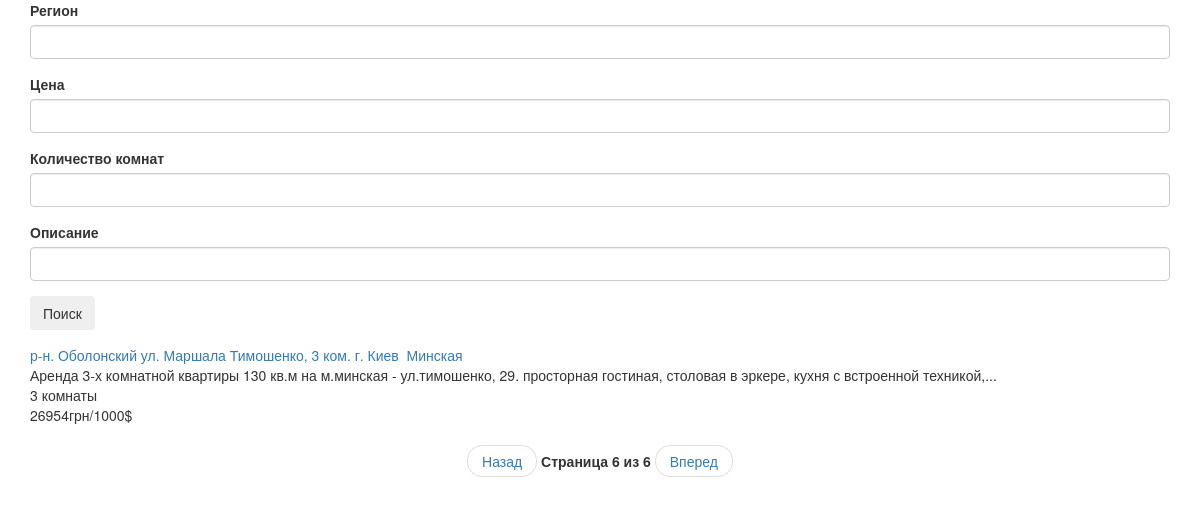
/?page=6, run on an earlier commit of the app's database.
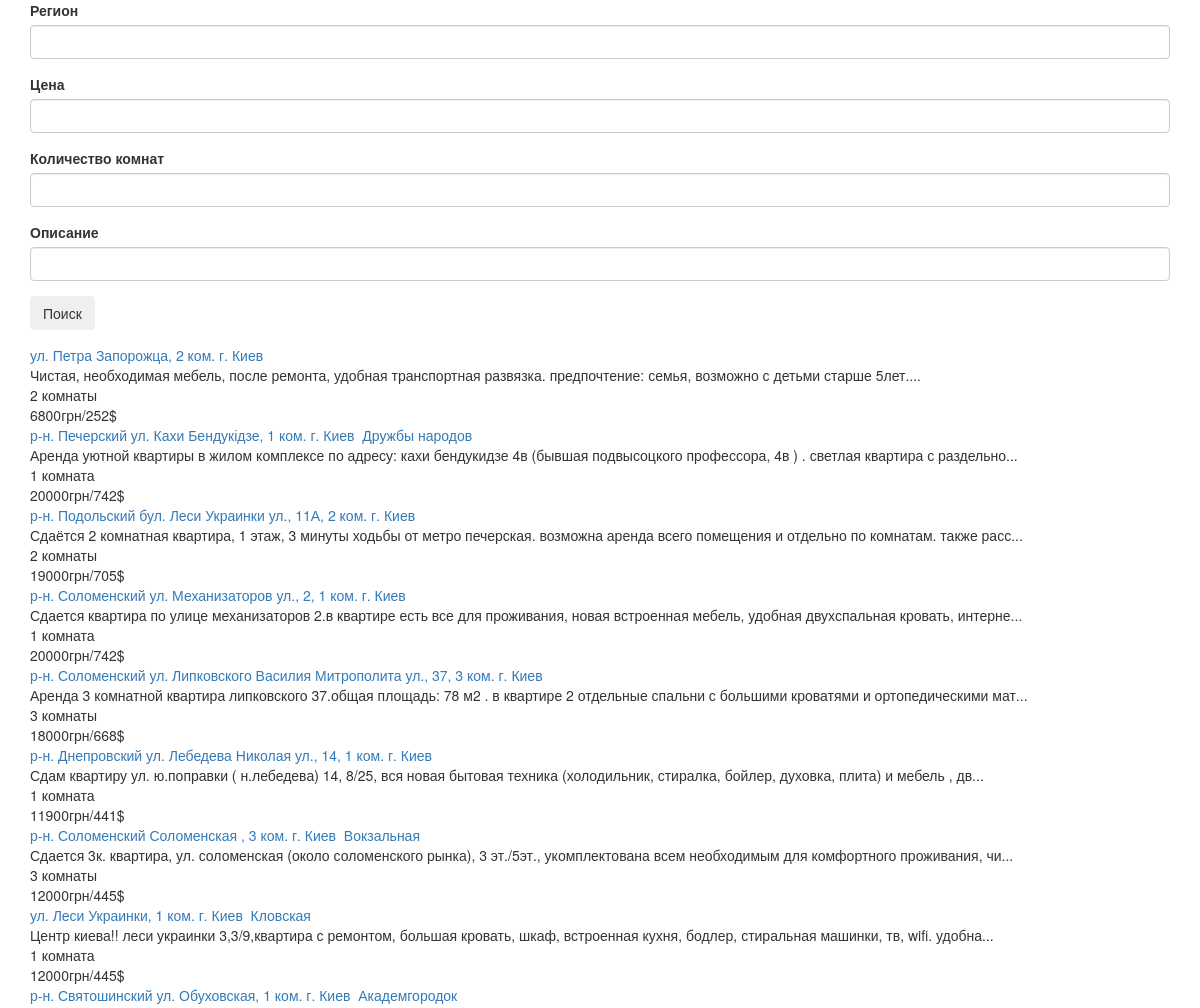
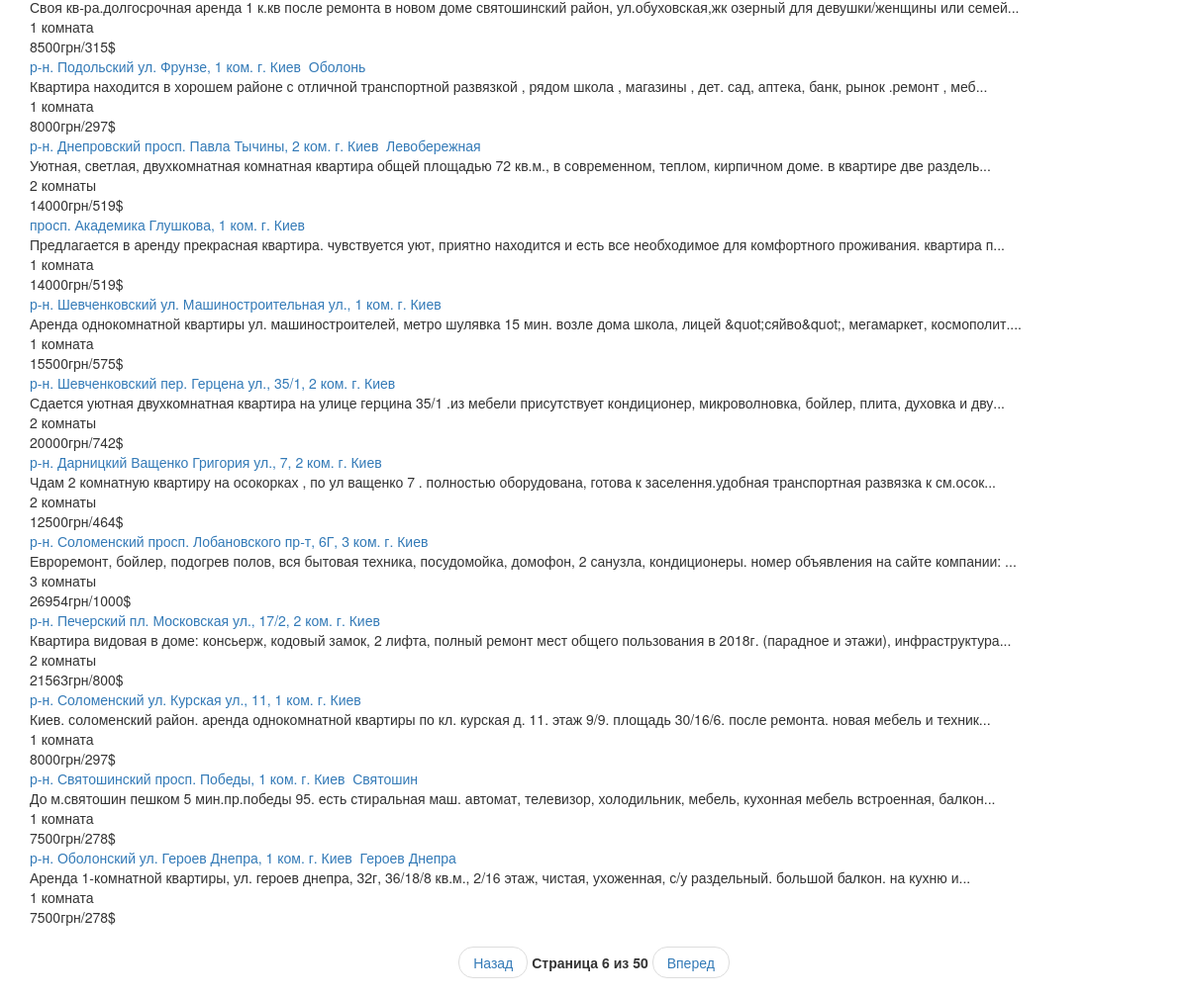
And on a later commit of the database (2 pictures, top to bottom).
### tables this page shows
CREATE TABLE articles (
  id integer primary key,
  title text,
  ref text,
  descr text,
  rooms text,
  price text
);

### app.py (the view, shortened to what this page needs)
@app.route('/', methods=['GET', 'POST'])
def home_route():
    global form_vals
    db = art_parser.DBManager('art_parser/articles.db')
    form = SearchForm()
    pg = request.args.get('page', default='1')
    reg, price, pMin, pMax, rooms, desc, pgAmt = form_vals.values()
    if int(pg) < 1:
        pg = '1'
    elif int(pg) > int(pgAmt):
        pg = pgAmt
    data = db.get_data_by(int(pg) - 1, reg=reg, price_min=pMin, price_max=pMax, rooms=rooms, desc=desc)     # y i know about python container unpacking
    return render_template('index.html', price=price, pgAmt=pgAmt, form_vals=form_vals, page=int(pg), data=data, form=form)

### form.py
class SearchForm(FlaskForm):
    region = StringField('Регион', validators=[])
    rooms = IntegerField('Количество комнат', validators=[])
    price = IntegerField('Цена', validators=[])
    descr = StringField('Описание', validators=[])
    submit = SubmitField('Поиск', validators=[])

### art_parser/dbmngr.py (called while the page is built)
    def get_data_by(self, offset, reg='', rooms='', price_min=None, price_max=None, desc=''):
        if price_min is None:   # price_min price_max None or not None simultaneously, one is enough
            price_min = 0
            price_max = 10_000_000_000  # hardcoded value, hope sudden inflation won't break it all :)
        q = """SELECT * FROM articles where
            title like '%' || ? || '%' AND
            (CAST(SUBSTR(price, 0, LENGTH(price) - INSTR(price, ' грн/') - 1) AS INTEGER)
            BETWEEN ? and ?) AND
            SUBSTR(rooms, 0, LENGTH(rooms) - INSTR(rooms, ' к'))  LIKE '%' || ? || '%' AND
            descr like '%' || ? || '%' LIMIT ? OFFSET ?"""
        self.curs.execute(q, (reg, price_min, price_max, rooms, desc, self.recordsPerPage, offset*self.recordsPerPage))
        return self.curs.fetchall()

### templates/index.html (shortened to what this page needs)
<!DOCTYPE HTML>
<html lang="en-ru">
    <head>
        <link rel="stylesheet" href="https://maxcdn.bootstrapcdn.com/bootstrap/3.4.0/css/bootstrap.min.css">
    </head>
    <body>
        <div class="container">
            <form method="POST" action="">
                <fieldset>
                    <div class="form-group">
                        {{ form.region.label(class='form-control-label') }}
                        {{ form.region(class='form-control form-control-lg', value=form_vals['reg'] if form_vals['reg'] else '') }}
                    </div>
                    <div class="form-group">
                        {{ form.price.label(class='form-control-label') }}
                        {{ form.price(class='form-control form-control-lg', value=form_vals['price'] if form_vals['price'] else '') }}
                    </div>
                    <div class="form-group">
                        {{ form.rooms.label(class='form-control-label') }}
                        {{ form.rooms(class='form-control form-control-lg', value=form_vals['rooms'] if form_vals['rooms'] else '') }}
                    </div>
                    <div class="form-group">
                        {{ form.descr.label(class='form-control-label') }}
                        {{ form.descr(class='form-control form-control-lg', value=form_vals['desc'] if form_vals['desc'] else '') }}
                    </div>
                </fieldset>
                <div class="form-group">
                    {{ form.submit(class='btn btn-outline-info') }}
                </div>
            </form>
        </div>
        <div class="container">
            {% for d in data %}
                <div class="card">
                    <a class="card-title" href="{{ d[2]}}">{{ d[1] }}</a>
                    <div class="card-content">
                        <div class="card-descr">{{ d[3] }}</div>
                        <div class="card-rooms">{{ d[4] }}</div>
                        <div class="card-price">{{ d[5] }}</div>
                    </div>
                </div>
            {% endfor %}
        </div>
        <div class="container">
            <ul class="pager">
                <li><a href="/?page={{ page - 1 }}">Назад</a></li>
                <li><label>Страница {{ page }} из {{ pgAmt }}</label></li>
                <li><a href="/?page={{ page + 1 }}">Вперед</a></li>
            </ul>
        </div>
    </body>
</html>

What changed in the data, as far as the page shows it:
changed articles: title "р‑н. Оболонский ул. Маршала Тимошенко, 3 ком. г. Киев Минская" → "ул. Петра Запорожца, 2 ком. г. Киев"; descr "Аренда 3-х комнатной квартиры 130 кв.м на м.минская - ул.тимошенко, 29. просторная гостиная, столовая в эркере, кухня с встроенной техникой,..." → "Чистая, необходимая мебель, после ремонта, удобная транспортная развязка. предпочтение: семья, возможно с детьми старше 5лет...."; rooms "3 комнаты" → "2 комнаты"; price "26954грн/1000$" → "6800грн/252$"
added articles: title "р‑н. Печерский ул. Кахи Бендукідзе, 1 ком. г. Киев Дружбы народов", descr "Аренда уютной квартиры в жилом комплексе по адресу: кахи бендукидзе 4в (бывшая подвысоцкого профессора, 4в ) . светлая квартира с раздельно...", rooms "1 комната", price "20000грн/742$"
added articles: title "р‑н. Подольский бул. Леси Украинки ул., 11А, 2 ком. г. Киев", descr "Сдаётся 2 комнатная квартира, 1 этаж, 3 минуты ходьбы от метро печерская. возможна аренда всего помещения и отдельно по комнатам. также расс...", rooms "2 комнаты", price "19000грн/705$"
added articles: title "р‑н. Соломенский ул. Механизаторов ул., 2, 1 ком. г. Киев", descr "Сдается квартира по улице механизаторов 2.в квартире есть все для проживания, новая встроенная мебель, удобная двухспальная кровать, интерне...", rooms "1 комната", price "20000грн/742$"
added articles: title "р‑н. Соломенский ул. Липковского Василия Митрополита ул., 37, 3 ком. г. Киев", descr "Аренда 3 комнатной квартира липковского 37.общая площадь: 78 м2 . в квартире 2 отдельные спальни с большими кроватями и ортопедическими мат...", rooms "3 комнаты", price "18000грн/668$"
added articles: title "р‑н. Днепровский ул. Лебедева Николая ул., 14, 1 ком. г. Киев", descr "Сдам квартиру ул. ю.поправки ( н.лебедева) 14, 8/25, вся новая бытовая техника (холодильник, стиралка, бойлер, духовка, плита) и мебель , дв...", rooms "1 комната", price "11900грн/441$"
added articles: title "р‑н. Соломенский Соломенская , 3 ком. г. Киев Вокзальная", descr "Сдается 3к. квартира, ул. соломенская (около соломенского рынка), 3 эт./5эт., укомплектована всем необходимым для комфортного проживания, чи...", rooms "3 комнаты", price "12000грн/445$"
added articles: title "ул. Леси Украинки, 1 ком. г. Киев Кловская", descr "Центр киева!! леси украинки 3,3/9,квартира с ремонтом, большая кровать, шкаф, встроенная кухня, бодлер, стиральная машинки, тв, wifi. удобна...", rooms "1 комната", price "12000грн/445$"
added articles: title "р‑н. Святошинский ул. Обуховская, 1 ком. г. Киев Академгородок", descr "Своя кв-ра.долгосрочная аренда 1 к.кв после ремонта в новом доме святошинский район, ул.обуховская,жк озерный для девушки/женщины или семей...", rooms "1 комната", price "8500грн/315$"
added articles: title "р‑н. Подольский ул. Фрунзе, 1 ком. г. Киев Оболонь", descr "Квартира находится в хорошем районе с отличной транспортной развязкой , рядом школа , магазины , дет. сад, аптека, банк, рынок .ремонт , меб...", rooms "1 комната", price "8000грн/297$"
added articles: title "р‑н. Днепровский просп. Павла Тычины, 2 ком. г. Киев Левобережная", descr "Уютная, светлая, двухкомнатная комнатная квартира общей площадью 72 кв.м., в современном, теплом, кирпичном доме. в квартире две раздель...", rooms "2 комнаты", price "14000грн/519$"
added articles: title "просп. Академика Глушкова, 1 ком. г. Киев", descr "Предлагается в аренду прекрасная квартира. чувствуется уют, приятно находится и есть все необходимое для комфортного проживания. квартира п...", rooms "1 комната", price "14000грн/519$"
added articles: title "р‑н. Шевченковский ул. Машиностроительная ул., 1 ком. г. Киев", descr "Аренда однокомнатной квартиры ул. машиностроителей, метро шулявка 15 мин. возле дома школа, лицей &quot;сяйво&quot;, мегамаркет, космополит....", rooms "1 комната", price "15500грн/575$"
added articles: title "р‑н. Шевченковский пер. Герцена ул., 35/1, 2 ком. г. Киев", descr "Сдается уютная двухкомнатная квартира на улице герцина 35/1 .из мебели присутствует кондиционер, микроволновка, бойлер, плита, духовка и дву...", rooms "2 комнаты", price "20000грн/742$"
added articles: title "р‑н. Дарницкий Ващенко Григория ул., 7, 2 ком. г. Киев", descr "Чдам 2 комнатную квартиру на осокорках , по ул ващенко 7 . полностью оборудована, готова к заселення.удобная транспортная развязка к см.осок...", rooms "2 комнаты", price "12500грн/464$"
added articles: title "р‑н. Соломенский просп. Лобановского пр-т, 6Г, 3 ком. г. Киев", descr "Евроремонт, бойлер, подогрев полов, вся бытовая техника, посудомойка, домофон, 2 санузла, кондиционеры. номер объявления на сайте компании: ...", rooms "3 комнаты", price "26954грн/1000$"
added articles: title "р‑н. Печерский пл. Московская ул., 17/2, 2 ком. г. Киев", descr "Квартира видовая в доме: консьерж, кодовый замок, 2 лифта, полный ремонт мест общего пользования в 2018г. (парадное и этажи), инфраструктура...", rooms "2 комнаты", price "21563грн/800$"
added articles: title "р‑н. Соломенский ул. Курская ул., 11, 1 ком. г. Киев", descr "Киев. соломенский район. аренда однокомнатной квартиры по кл. курская д. 11. этаж 9/9. площадь 30/16/6. после ремонта. новая мебель и техник...", rooms "1 комната", price "8000грн/297$"
added articles: title "р‑н. Святошинский просп. Победы, 1 ком. г. Киев Святошин", descr "До м.святошин пешком 5 мин.пр.победы 95. есть стиральная маш. автомат, телевизор, холодильник, мебель, кухонная мебель встроенная, балкон...", rooms "1 комната", price "7500грн/278$"
added articles: title "р‑н. Оболонский ул. Героев Днепра, 1 ком. г. Киев Героев Днепра", descr "Аренда 1-комнатной квартиры, ул. героев днепра, 32г, 36/18/8 кв.м., 2/16 этаж, чистая, ухоженная, с/у раздельный. большой балкон. на кухню и...", rooms "1 комната", price "7500грн/278$"
Also different on the page:
{{ pgAmt }}: "6" → "50"
